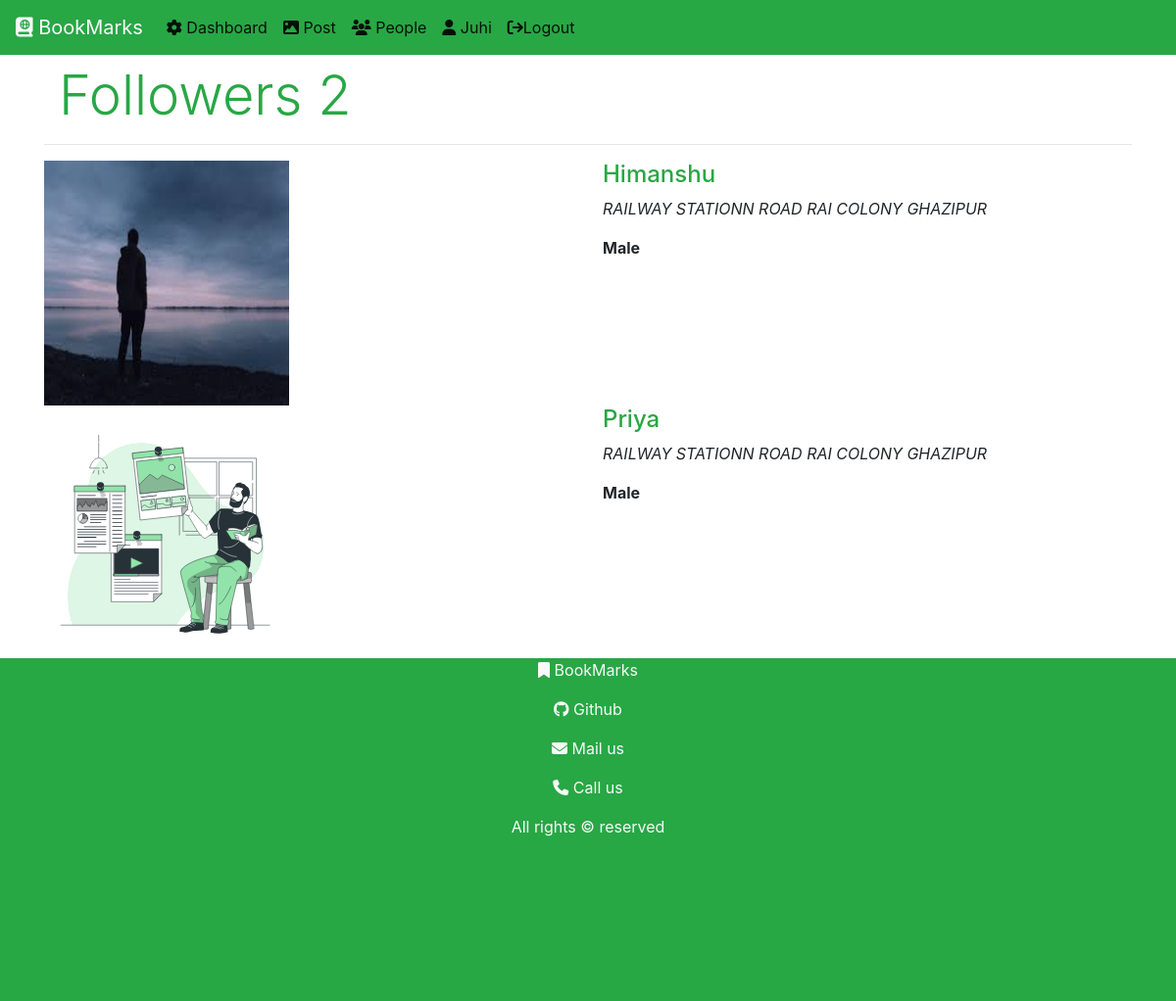
Page /user/followerlist/ (signed in) on the committed database.
### users/models.py (models this page shows)
class users(models.Model):
    GENDER_CHOICES	=	(('male',	'Male'),('female',	'Female'),('transgender',	'Transgender'),)
    name = models.CharField(max_length=250)
    email = models.EmailField(max_length=100,unique=True)
    password = models.CharField(max_length=250)
    address = models.TextField()
    account = models.DateTimeField(default=datetime.datetime.now(), blank=True,null=True)
    gender = models.CharField(max_length=20,choices=GENDER_CHOICES,default='male')
    userimg = models.ImageField(upload_to='userimg/' ,null=True)

class activity(models.Model):
    whofollow = models.ForeignKey(users,on_delete=models.CASCADE,related_name='follow')
    whomtofollow = models.ForeignKey(users,on_delete=models.CASCADE,related_name='follower')
    dateoffollow = models.DateTimeField(auto_now_add=True,blank=True)

### users/views.py (the view)
# urls.py: path('followerlist/',views.followerlist.as_view(),name='followerlist'),
class followerlist(View):
    @method_decorator(checkingUserAuthentication)
    def get(self,request):
        if request.isauth:
            follower = activity.objects.filter(whomtofollow= users.objects.get(email=request.email))
            return render(request, 'users/follower.html',{
                'username': request.name
                ,'follower': follower,
                'len' : len(follower)
            })
        else:
            return HttpResponseRedirect('/user/login')

### users/templates/users/follower.html (shortened to what this page needs)
{% extends 'core/base.html' %}
{% load static %}
{% block content %}
{% include 'core/nav.html' %}
{% if follower %}
<div class="container mt-2">
    <h1 class="display-4 container mt-2">
        <span class="text-success">Followers {{len}}</span>
    </h1>
<hr class="text-success">
    <div class="row">
{% for i in follower %}
        <div class="col-sm-6">
            {% if i.whofollow.userimg == 'False' %}
<img src="{% static 'users/img/bk.svg' %}" alt="" style="width: 250px; height: 250px; ">
{% else %}
<img src="{{ i.whofollow.userimg.url }}" alt="" class="img-fluid text-center" style="width: 250px; height: 250px; ">
{% endif %}
        </div>
        <div class="col-sm-6">
            <h4 class="display-5 text-success">
                <a href="{% url 'showprofile' id=i.whofollow.id %}" class='text-success'>{{i.whofollow.name | capfirst}}</a>
            </h4>
            <p>
                <em>{{i.whofollow.address | capfirst}}</em>
            </p>
            <p>
                <b>{{i.whofollow.gender | capfirst}}</b>
            </p>
            <br>
</div>
{% endfor %}
</div>
</div>
{% endif %}
{% include 'core/footer.html' %}
{% endblock content %}

### core/templates/core/nav.html (shortened to what this page needs)
<nav class="navbar navbar-expand-lg navbar-light bg-success" >
    <a class="navbar-brand" href="/"><i class="fa-solid fa-book-atlas text-light"></i> <span class="text-light">BookMarks</span> </a>
    <div class="collapse navbar-collapse" id="navbarNavAltMarkup">
      <div class="navbar-nav">
        <a class="nav-item nav-link active" href="{% url 'profile' %}"> <i class="fas fa-cog"></i> Dashboard</a>
        <a class="nav-item nav-link active" href="{% url 'post' %}"> <i class="fas fa-image"></i> Post</a>
        <a class="nav-item nav-link active" href="{% url 'people' %}"><i class="fas fa-users"></i> People</a>
        {% if username %}
        <a class="nav-item nav-link active " href="/"><i class="fas fa-user"></i> {{username | capfirst}}</a>
        <a class="nav-item nav-link active" href="{% url 'logout' %}"><i class="fa fa-sign-out"></i>Logout</a>
{% else %}
        <a class="nav-item nav-link active " href="/"><i class="fas fa-user"></i> User</a>
        <a class="nav-item nav-link active" href="{% url 'login' %}"><i class="fa fa-sign-in"></i>Login</a>
{% endif %}
      </div>
    </div>
  </nav>

### rows in the picture
users: name "Juhi"
activity: whofollow.userimg (picture), whofollow.name "Himanshu", whofollow.address "RAILWAY STATIONN ROAD RAI COLONY GHAZIPUR", whofollow.gender "Male"
activity: whofollow.name "Priya", whofollow.address "RAILWAY STATIONN ROAD RAI COLONY GHAZIPUR", whofollow.gender "Male"

### other values in the picture
{{ len }} "2"
